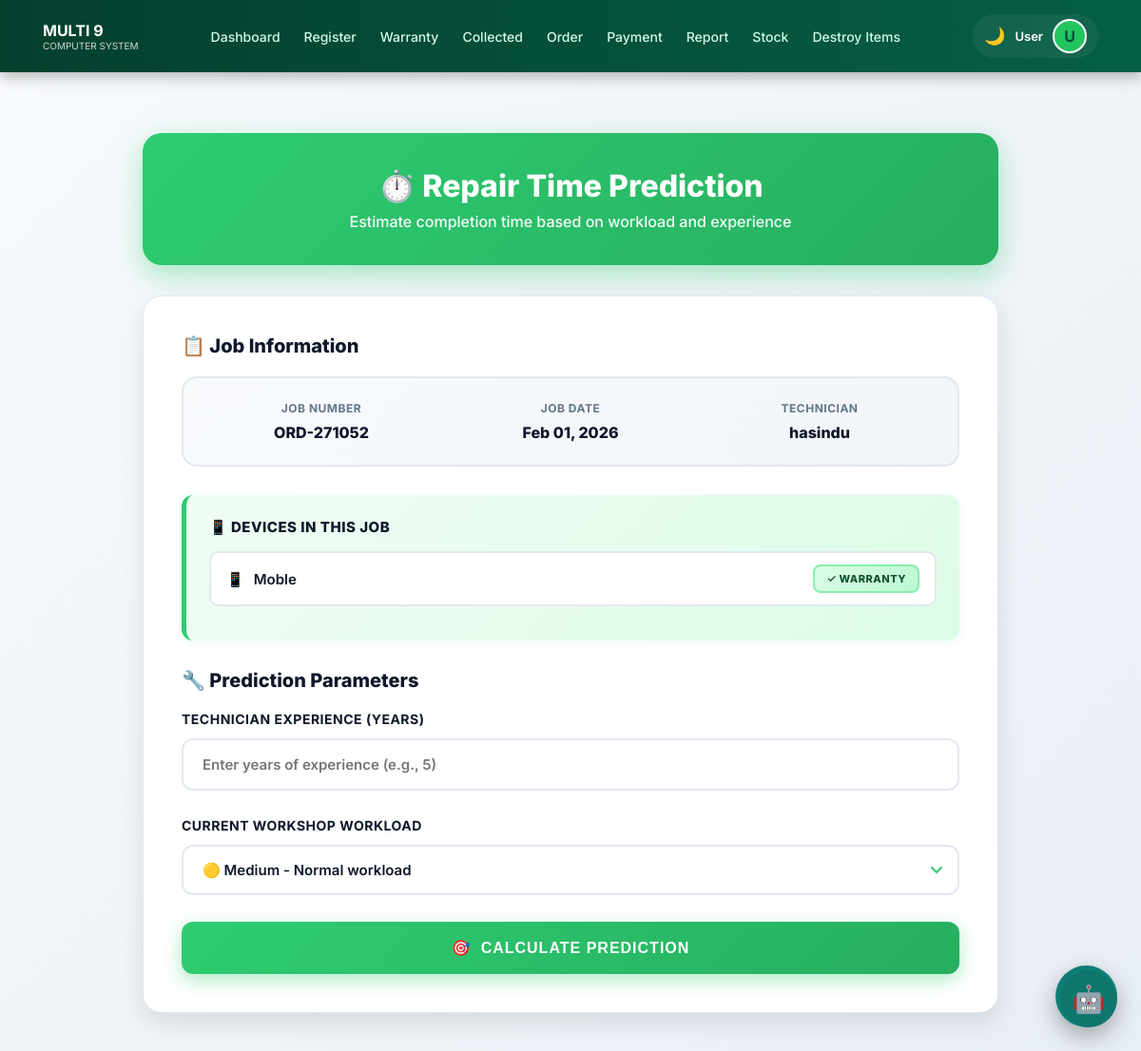
Screenshot of /duration.php?job_no=ORD-271052 with the database file from the repository.
### tables this page shows
CREATE TABLE `job` (
  `job_no` varchar(20) NOT NULL,
  `phone_number` varchar(15) DEFAULT NULL,
  `job_date` date NOT NULL,
  `job_status` varchar(20) DEFAULT 'Pending',
  `item_category` varchar(100) DEFAULT NULL,
  `brand` varchar(50) DEFAULT NULL,
  `problem_type` varchar(100) DEFAULT NULL,
  `problem_severity` varchar(50) DEFAULT NULL,
  `technician_experience_years` int(11) DEFAULT NULL,
  `workshop_workload` varchar(50) DEFAULT NULL,
  `actual_repair_time_days` int(11) DEFAULT NULL,
  `technician_id` int(11) DEFAULT NULL,
  `estimated_cost` decimal(10,2) DEFAULT 0.00
);

CREATE TABLE `technicians` (
  `technician_id` int(11) NOT NULL,
  `name` varchar(100) NOT NULL
);

CREATE TABLE `job_device` (
  `job_device_id` int(11) NOT NULL,
  `job_no` varchar(20) DEFAULT NULL,
  `device_name` varchar(100) NOT NULL,
  `model` varchar(100) DEFAULT NULL,
  `serial_no` varchar(100) DEFAULT NULL,
  `warranty_status` varchar(50) DEFAULT NULL,
  `supplier_name` varchar(255) DEFAULT NULL,
  `description` text DEFAULT NULL,
  `device_image` varchar(255) DEFAULT NULL,
  `issue_name` varchar(255) DEFAULT NULL,
  `device_status` varchar(50) NOT NULL DEFAULT 'Pending',
  `completed_date` datetime DEFAULT NULL,
  `destroy_notice_sent_date` datetime DEFAULT NULL,
  `issue_category` enum('Hardware','Software') DEFAULT 'Hardware',
  `final_status` varchar(50) DEFAULT 'Pending',
  `rent_warning_sent` int(11) DEFAULT 0,
  `parts_json` text DEFAULT NULL
);

### duration.php (the view, shortened to what this page needs)
<?php
include 'db_config.php';
include 'navbar.php';
$job_no = isset($_GET['job_no']) ? mysqli_real_escape_string($conn, $_GET['job_no']) : '';
$job_data = null;
if ($job_no) {
    $query = "SELECT j.job_no, j.job_date, t.name as tech_name
              FROM job j
              LEFT JOIN technicians t ON j.technician_id = t.technician_id
              WHERE j.job_no = '$job_no' LIMIT 1";
    $result = mysqli_query($conn, $query);
    $job_data = mysqli_fetch_assoc($result);
}
?>
<!DOCTYPE html>
<html lang="en">
<head>
</head>
<body>
<div class="container">
    <div class="page-header">
        <h1>⏱️ Repair Time Prediction</h1>
        <p>Estimate completion time based on workload and experience</p>
    </div>
    <div class="predict-card">
        <?php if ($job_data): ?>
            <div class="section-title">📋 Job Information</div>
            <div class="info-grid">
                <div class="info-item">
                    <label>Job Number</label>
                    <p><?= htmlspecialchars($job_data['job_no']) ?></p>
                </div>
                <div class="info-item">
                    <label>Job Date</label>
                    <p><?= date('M d, Y', strtotime($job_data['job_date'])) ?></p>
                </div>
                <div class="info-item">
                    <label>Technician</label>
                    <p><?= htmlspecialchars($job_data['tech_name'] ?? 'Unassigned') ?></p>
                </div>
            </div>
            <div class="device-list">
                <div class="device-list-title">📱 Devices in This Job</div>
                <?php
                $dev_res = mysqli_query($conn, "SELECT device_name, warranty_status FROM job_device WHERE job_no = '$job_no'");
                while($dev = mysqli_fetch_assoc($dev_res)):
                    $badge_class = ($dev['warranty_status'] == 'Warranty') ? 'badge-warranty' : 'badge-no-warranty';
                    $icon = ($dev['warranty_status'] == 'Warranty') ? '✓' : '✗';
                ?>
                    <div class="device-item">
                        <div class="device-name">
                            <span>📱</span>
                            <span><?= htmlspecialchars($dev['device_name']) ?></span>
                        </div>
                        <span class="badge <?= $badge_class ?>">
                            <?= $icon ?> <?= htmlspecialchars($dev['warranty_status']) ?>
                        </span>
                    </div>
                <?php endwhile; ?>
            </div>
            <div class="section-title">🔧 Prediction Parameters</div>
            <form method="POST">
                <div class="form-group">
                    <label>Technician Experience (Years)</label>
                    <input type="number" name="experience" min="1" max="50" required placeholder="Enter years of experience (e.g., 5)">
                </div>
                <div class="form-group">
                    <label>Current Workshop Workload</label>
                    <select name="workload" required>
                        <option value="Medium" selected>🟡 Medium - Normal workload</option>
                    </select>
                </div>
                <button type="submit" name="predict" class="btn-predict">
                    <span>🎯</span>
                    <span>Calculate Prediction</span>
                </button>
            </form>
        <?php endif; ?>
    </div>
</div>
</body>
<?php include 'chatbot.php'; ?>
</html>

### duration.php (style rules this page uses)
* { margin: 0; padding: 0; box-sizing: border-box; }
:root { --primary: #2ecc71; --primary-hover: #27ae60; --primary-dark: #229954; --success: #10b981; --danger: #ef4444; --warning: #f59e0b; --bg-main: #f8fafc; --card-bg: #ffffff; --text-main: #1a202c; --text-dark: #0f172a; --text-muted: #64748b; --border: #e2e8f0; --shadow-md: 0 4px 12px rgba(0, 0, 0, 0.08); --shadow-lg: 0 10px 25px rgba(0, 0, 0, 0.1); }
body { font-family: 'Inter', sans-serif; background: linear-gradient(135deg, #f8fafc 0%, #e8eef5 100%); padding: 140px 20px 40px 20px; color: var(--text-main); min-height: 100vh; transition: background 0.3s ease, color 0.3s ease; }
.container { max-width: 900px; margin: 0 auto; }
.page-header { background: linear-gradient(135deg, #2ecc71 0%, #27ae60 100%); padding: 36px 40px; border-radius: 20px; margin-bottom: 32px; box-shadow: 0 10px 30px rgba(46, 204, 113, 0.4); color: white; text-align: center; }
.page-header h1 { font-size: 32px; font-weight: 800; margin-bottom: 8px; display: flex; align-items: center; justify-content: center; gap: 12px; }
.page-header p { font-size: 16px; opacity: 0.95; font-weight: 500; }
.predict-card { background: var(--card-bg); padding: 40px; border-radius: 20px; border: 1px solid var(--border); box-shadow: var(--shadow-lg); transition: all 0.3s ease; }
.section-title { font-size: 20px; font-weight: 800; color: var(--text-dark); margin-bottom: 20px; display: flex; align-items: center; gap: 10px; }
.info-grid { display: grid; grid-template-columns: repeat(3, 1fr); gap: 20px; margin-bottom: 30px; background: linear-gradient(135deg, #f8fafc 0%, #f1f5f9 100%); padding: 24px; border-radius: 16px; border: 2px solid var(--border); }
.info-item { text-align: center; }
.info-item label { font-size: 12px; text-transform: uppercase; color: var(--text-muted); font-weight: 700; letter-spacing: 0.5px; display: block; margin-bottom: 8px; }
.info-item p { margin: 0; font-weight: 800; font-size: 16px; color: var(--text-dark); }
.device-list { margin-bottom: 30px; padding: 24px; border-left: 5px solid var(--primary); background: linear-gradient(135deg, #f0fdf4 0%, #dcfce7 100%); border-radius: 12px; box-shadow: 0 2px 8px rgba(46, 204, 113, 0.1); }
.device-list-title { font-size: 15px; font-weight: 800; color: var(--text-dark); margin-bottom: 16px; text-transform: uppercase; letter-spacing: 0.5px; }
.device-item { font-size: 15px; margin-bottom: 12px; padding: 12px 16px; background: white; border-radius: 10px; display: flex; align-items: center; justify-content: space-between; border: 2px solid #e2e8f0; transition: all 0.3s ease; font-weight: 600; color: var(--text-dark); }
.device-name { display: flex; align-items: center; gap: 10px; }
.badge { font-size: 11px; padding: 6px 12px; border-radius: 8px; font-weight: 800; text-transform: uppercase; letter-spacing: 0.5px; }
.badge-warranty { background: linear-gradient(135deg, #dcfce7 0%, #bbf7d0 100%); color: #14532d; border: 2px solid #86efac; }
.form-group { margin-bottom: 28px; }
label { display: block; margin-bottom: 12px; font-weight: 700; font-size: 14px; color: var(--text-dark); text-transform: uppercase; letter-spacing: 0.5px; }
select, input { width: 100%; padding: 16px 20px; border: 2px solid var(--border); border-radius: 12px; font-size: 15px; font-family: 'Inter', sans-serif; font-weight: 600; color: var(--text-dark); transition: all 0.3s ease; background: white; }
select { cursor: pointer; appearance: none; background-repeat: no-repeat; background-position: right 16px center; padding-right: 45px; }
.btn-predict { background: linear-gradient(135deg, var(--primary) 0%, var(--primary-hover) 100%); color: white; width: 100%; border: none; padding: 18px; border-radius: 12px; font-weight: 800; font-size: 16px; cursor: pointer; text-transform: uppercase; letter-spacing: 1px; transition: all 0.3s ease; box-shadow: 0 6px 20px rgba(46, 204, 113, 0.4); display: flex; align-items: center; justify-content: center; gap: 10px; }

### rows the page displays
job: job_no "ORD-271052", job_date "Feb 01, 2026", technician.name "hasindu"
job_device: device_name "Moble", warranty_status "✓", warranty_status "WARRANTY"

### other values shown
$user_name "User"
$user_initial "U"
